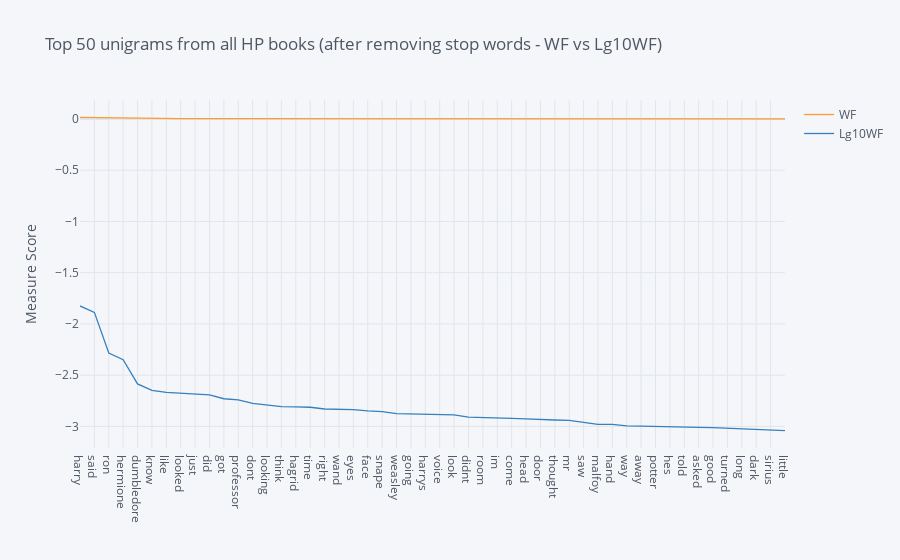

Notebook code cell kept with this figure:
### Code cell
all_unigrams_wf = []
for i in range(len(all_unigrams)):
    word, count = all_unigrams[i][0], all_unigrams[i][1]
    wf = count/total_word_count
    lg10wf = math.log10(wf)
    all_unigrams_wf.append(tuple([word, wf, lg10wf]))

au_wf_df = pd.DataFrame(all_unigrams_wf, columns = ['Unigram' , 'WF', 'Lg10WF']).set_index('Unigram')
au_wf_df.iplot(asFigure=True, kind='scatter', yTitle='Measure Score'
               ,title='Top 50 unigrams from all HP books (after removing stop words - WF vs Lg10WF)')

### Figure 1 — Plotly figure (JSON) as saved in the notebook; plotly's stock layout.template omitted (floating-point values rounded to 4 significant figures)
{"data": [{"line": {"color": "rgba(255, 153, 51, 1.0)", "dash": "solid", "shape": "linear", "width": 1.3}, "mode": "lines", "name": "WF", "text": "", "type": "scatter", "x": ["harry", "said", "ron", "hermione", "dumbledore", "know", "like", "looked", "just", "did", "got", "professor", "dont", "looking", "think", "hagrid", "time", "right", "wand", "eyes", "face", "snape", "weasley", "going", "harrys", "voice", "look", "didnt", "room", "im", "come", "head", "door", "thought", "mr", "saw", "malfoy", "hand", "way", "away", "potter", "hes", "told", "asked", "good", "turned", "long", "dark", "sirius", "little"], "y": [0.01498, 0.01295, 0.005202, 0.004473, 0.002596, 0.00225, 0.002151, 0.002111, 0.002073, 0.002027, 0.001861, 0.001816, 0.001677, 0.00161, 0.00156, 0.001553, 0.001538, 0.001478, 0.00147, 0.001457, 0.001415, 0.001391, 0.001332, 0.001319, 0.001307, 0.001306, 0.001295, 0.001229, 0.001211, 0.001197, 0.001195, 0.001184, 0.001179, 0.001155, 0.001146, 0.00109, 0.001049, 0.001045, 0.001013, 0.001007, 0.0009967, 0.0009851, 0.0009798, 0.0009789, 0.0009744, 0.0009583, 0.0009431, 0.0009342, 0.0009154, 0.00091]}, {"line": {"color": "rgba(55, 128, 191, 1.0)", "dash": "solid", "shape": "linear", "width": 1.3}, "mode": "lines", "name": "Lg10WF", "text": "", "type": "scatter", "x": ["harry", "said", "ron", "hermione", "dumbledore", "know", "like", "looked", "just", "did", "got", "professor", "dont", "looking", "think", "hagrid", "time", "right", "wand", "eyes", "face", "snape", "weasley", "going", "harrys", "voice", "look", "didnt", "room", "im", "come", "head", "door", "thought", "mr", "saw", "malfoy", "hand", "way", "away", "potter", "hes", "told", "asked", "good", "turned", "long", "dark", "sirius", "little"], "y": [-1.824, -1.888, -2.284, -2.349, -2.586, -2.648, -2.667, -2.675, -2.683, -2.693, -2.73, -2.741, -2.775, -2.793, -2.807, -2.809, -2.813, -2.83, -2.833, -2.837, -2.849, -2.857, -2.876, -2.88, -2.884, -2.884, -2.888, -2.91, -2.917, -2.922, -2.923, -2.927, -2.928, -2.937, -2.941, -2.963, -2.979, -2.981, -2.994, -2.997, -3.001, -3.007, -3.009, -3.009, -3.011, -3.018, -3.025, -3.03, -3.038, -3.041]}], "layout": {"legend": {"bgcolor": "#F5F6F9", "font": {"color": "#4D5663"}}, "paper_bgcolor": "#F5F6F9", "plot_bgcolor": "#F5F6F9", "title": {"font": {"color": "#4D5663"}, "text": "Top 50 unigrams from all HP books (after removing stop words - WF vs Lg10WF)"}, "xaxis": {"gridcolor": "#E1E5ED", "showgrid": true, "tickfont": {"color": "#4D5663"}, "title": {"font": {"color": "#4D5663"}, "text": ""}, "zerolinecolor": "#E1E5ED"}, "yaxis": {"gridcolor": "#E1E5ED", "showgrid": true, "tickfont": {"color": "#4D5663"}, "title": {"font": {"color": "#4D5663"}, "text": "Measure Score"}, "zerolinecolor": "#E1E5ED"}}}
